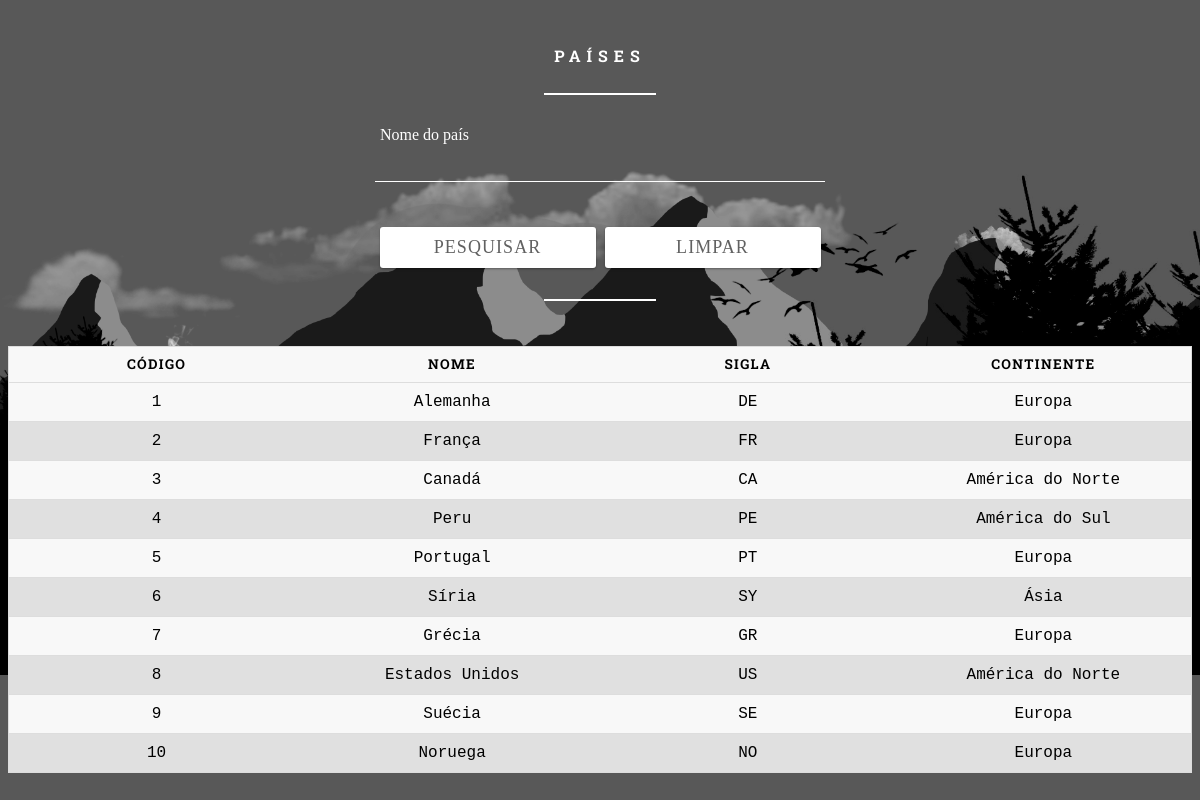
Page /ExerciciosCRUD1/Exercicio6.php on the committed database.
### tables this page shows
create table Paises(
    codigo int primary key auto_increment,
    nome varchar(45),
    sigla varchar(2),
    continente varchar(45)
);

### ExerciciosCRUD1/conf/conf.inc.php (called while the page is built, shortened)
<?php
	$tb_paises = 'paises';
?>

### ExerciciosCRUD1/Exercicio6.php (the view, shortened to what this page needs)
<!DOCTYPE html>
<html lang="pt-BR">
<?php
  require 'connect/connect.php';
  $pesquisa = isset($_POST['pesquisa'])?$_POST['pesquisa']:'';
?>
<head>
  <link rel="stylesheet" href="assets/css/basico.css" />
</head>
<body>
  <form method="post">
    <h5>Países</h5>
    <hr class="dividir" />
    <div class="input">
      <input type="text" name="pesquisa" value="<?php echo $pesquisa; ?>" />
      <label>Nome do país</label>
    </div>
    <div class="input">
      <input type="submit" value="Pesquisar" />
      <input type="reset" value="Limpar" />
    </div>
    </form>
    <form>
    <br /><br /><br /><br />
    <hr class="dividir" />
  </form>
    <table>
      <thead>
        <th scope="col">Código</th>
        <th scope="col">Nome</th>
        <th scope="col">Sigla</th>
        <th scope="col">Continente</th>
      </thead>
      <?php
        $sql = 'select * from '. $tb_paises. ' where nome like "'. $pesquisa. '%" order by codigo';
        $resultado = mysqli_query($conexao, $sql);
        while ($row = mysqli_fetch_array($resultado)) {
          echo '<tr>';
          echo '<td>'. $row['codigo']. '</td>';
          echo '<td>'. $row['nome']. '</td>';
          echo '<td>'. $row['sigla']. '</td>';
          echo '<td>'. $row['continente']. '</td>';
          echo '</tr>';
        }
      ?>
    </table>
</body>
</html>

### ExerciciosCRUD1/assets/css/basico.css (style rules this page uses)
body { background: url("../images/wallpaper.png"); background-position: top; background-repeat: repeat; background-clip: border-box; background-size: 100%; background-origin: border-box; background-attachment: fixed; font-family: 'Roboto Slab', monospace; color: white; font-size: 16px; font-weight: normal; }
form { width: 450px; margin: 45px auto; }
h5 { text-align: center; text-transform: uppercase; color: #fff; letter-spacing: 6px; font-size: 16px; }
hr.dividir { background: #fff; -webkit-box-shadow: none; box-shadow: none; border: none; height: 2px; width: 25%; margin: 0px auto 0px auto; }
.input { position: relative; margin: 45px 0; width: 450px; font-family: 'Roboto Slab'; }
label { font-family: 'Roboto Slab'; }
input, textarea { background: none; color: #fff; font-size: 18px; padding: 10px 10px 10px 5px; font-family: 'Roboto Slab'; display: block; width: 450px; border: none; border-radius: 0; border-bottom: 1px solid #fff; }
input:focus~label, input:valid~label, textarea:focus~label, textarea:valid~label { top: -14px; font-size: 16px; color: #fff; }
.input label { color: #fff; font-size: 16px; font-weight: normal; position: absolute; pointer-events: none; left: 5px; top: 10px; font-family: 'Roboto Slab'; -webkit-transition: 300ms ease all; transition: 300ms ease all; }
input[type="submit"], input[type="reset"] { background: white; color: #616161; border: none; padding: 10px 20px; border-radius: 3px; letter-spacing: 0.06em; text-transform: uppercase; text-decoration: none; outline: none; width: 48%; float: left; margin: auto 1% 1% 1%; -webkit-box-shadow: 0 1px 3px rgba(0, 0, 0, 0.12), 0 1px 2px rgba(0, 0, 0, 0.24); box-shadow: 0 1px 3pxrgba(0, 0, 0, 0.12), 0 1px 2px rgba(0, 0, 0, 0.24); -webkit-transition: all 0.3s cubic-bezier(0.25, 0.8, 0.25, 1); transition: all 0.3s cubic-bezier(0.25, 0.8, 0.25, 1); }
table { border: 1px solid #ccc; border-collapse: collapse; margin: 0; color: #000000; padding: 0; width: 100%; table-layout: fixed; border-radius: 15px; }
table tr { background: #f8f8f8; border: 1px solid #ddd; padding: .35em; }
table tr:nth-child(even) { background: #E0E0E0; border: 1px solid #ddd; padding: .35em; }
table th, table td { padding: .625em; text-align: center; }
table th { font-size: .85em; letter-spacing: .1em; text-transform: uppercase; }
*, *:before, *:after { box-sizing: border-box; }

### rows in the picture
paises: codigo "1", nome "Alemanha", sigla "DE", continente "Europa"
paises: codigo "2", nome "França", sigla "FR", continente "Europa"
paises: codigo "3", nome "Canadá", sigla "CA", continente "América do Norte"
paises: codigo "4", nome "Peru", sigla "PE", continente "América do Sul"
paises: codigo "5", nome "Portugal", sigla "PT", continente "Europa"
paises: codigo "6", nome "Síria", sigla "SY", continente "Ásia"
paises: codigo "7", nome "Grécia", sigla "GR", continente "Europa"
paises: codigo "8", nome "Estados Unidos", sigla "US", continente "América do Norte"
paises: codigo "9", nome "Suécia", sigla "SE", continente "Europa"
paises: codigo "10", nome "Noruega", sigla "NO", continente "Europa"
